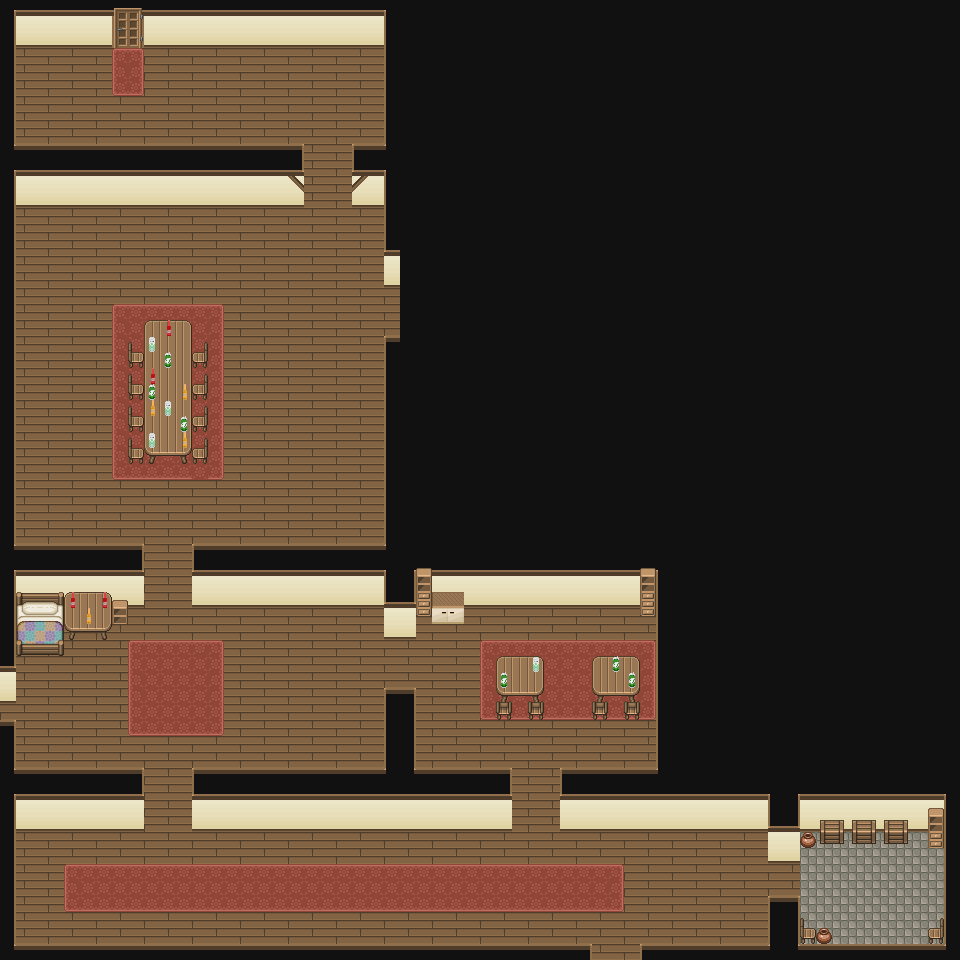

This game map was drawn from its Tiled (.tmx) file and the tilesets committed beside it. A one-line description and the trimmed map source follow:
An orthogonal 60x60 tile map with 16x16 px tiles, 8 tile layers (Rutelag 1, Walls, Carpets, Decoration, ...), 3 tilesets and 28 objects.

<map version="1.10" tiledversion="1.10.0" orientation="orthogonal" renderorder="right-down" width="60" height="60" tilewidth="16" tileheight="16" infinite="0" nextlayerid="12" nextobjectid="39">
 <tileset firstgid="1" source="interior_tileset.tsx" />
 <tileset firstgid="257" source="drinks1.tsx" />
 <tileset firstgid="261" source="Interior.tsx" />
 <layer id="1" name="Rutelag 1" width="60" height="60">
  <data>[3600 cells, 3595 non-empty, 4 distinct tile ids]</data>
 </layer>
 <layer id="2" name="Walls" width="60" height="60">
  <data>[3600 cells, 2144 non-empty, 18 distinct tile ids]</data>
 </layer>
 <layer id="5" name="Carpets" width="60" height="60">
  <data>[3600 cells, 279 non-empty, 9 distinct tile ids]</data>
 </layer>
 <layer id="3" name="Decoration" width="60" height="60">
  <data>[3600 cells, 66 non-empty, 21 distinct tile ids]</data>
 </layer>
 <layer id="4" name="Decoration 2" width="60" height="60">
  <data>[3600 cells, 65 non-empty, 39 distinct tile ids]</data>
 </layer>
 <layer id="6" name="Drinks" width="60" height="60">
  <data>[3600 cells, 14 non-empty, 4 distinct tile ids]</data>
 </layer>
 <layer id="7" name="Door" width="60" height="60">
  <data>[3600 cells, 0 non-empty, 0 distinct tile ids]</data>
 </layer>
 <objectgroup id="8" name="Collide">
  <object id="6" x="385" y="1" width="575" height="581" />
  <object id="8" x="352" y="144.5" width="38" height="40" />
  <object id="9" x="0" y="148.5" width="303.5" height="34.5" />
  <object id="10" x="0.5" y="-2" width="384" height="29" />
  <object id="11" x="-1" y="-0.5" width="15" height="960.5" />
  <object id="12" x="14" y="945.5" width="577.5" height="14" />
  <object id="13" x="639.5" y="945" width="321.5" height="14.5" />
  <object id="14" x="768" y="896" width="31" height="49.5" />
  <object id="15" x="944.667" y="582" width="15.3333" height="378.667" />
  <object id="17" x="560" y="770.667" width="400" height="42" />
  <object id="18" x="655.333" y="570.667" width="289.333" height="201.333" />
  <object id="19" x="385.333" y="689.333" width="28" height="122" />
  <object id="21" x="192.667" y="770" width="318.667" height="40.6667" />
  <object id="22" x="-0.666667" y="770.667" width="144" height="40" />
  <object id="23" x="14.6667" y="546.667" width="128" height="38" />
  <object id="24" x="192.667" y="545.333" width="192.667" height="37.3333" />
  <object id="25" x="384" y="580" width="30.6667" height="40" />
  <object id="26" x="14" y="580" width="49.3333" height="58.6667" />
  <object id="27" x="62" y="578.667" width="48.6667" height="42" />
  <object id="28" x="110.667" y="582.667" width="14.6667" height="27.3333" />
  <object id="29" x="496" y="656" width="47.3333" height="42" />
  <object id="30" x="592.667" y="655.333" width="48.6667" height="40.6667" />
  <object id="31" x="640" y="582.667" width="14.6667" height="11.3333" />
  <object id="32" x="413.333" y="567.333" width="49.3333" height="34.6667" />
  <object id="34" x="137" y="316.5" width="62.5" height="130" />
  <object id="38" x="769" y="795.5" width="30.5" height="44.5" />
 </objectgroup>
 <objectgroup id="9" name="PlayerSpawn">
  <object id="36" x="610.5" y="938" width="8" height="11" />
 </objectgroup>
 <objectgroup id="10" name="NextLevel">
  <object id="37" x="118.667" y="26.6667" width="20" height="22.6667">
   <properties>
    <property name="Level" type="int" value="3" />
   </properties>
  </object>
 </objectgroup>
 <layer id="11" name="NewLevelLayer" width="60" height="60">
  <data>[3600 cells, 6 non-empty, 6 distinct tile ids]</data>
 </layer>
</map>
